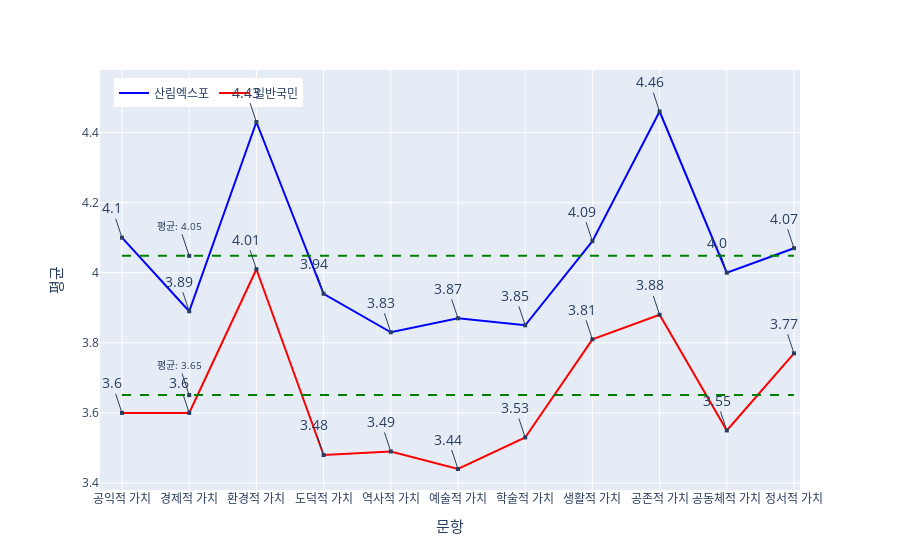

Notebook source saved alongside this figure:
### Code cell
import plotly.express as px
import plotly.graph_objects as go

# 그래프 생성
fig = go.Figure()

# 엑스포 그래프 추가
fig.add_trace(go.Scatter(x=expo_4_df['설문'], y=expo_4_df['평균'], mode='lines', name='산림엑스포', line=dict(color='blue')))
# 일반국민 그래프 추가
fig.add_trace(go.Scatter(x=common_4_df['설문'], y=common_4_df['평균'], mode='lines', name='일반국민', line=dict(color='red')))

# 각 지점에 숫자 표시하기
for i, row in expo_4_df.iterrows():
    fig.add_annotation(
        text=row['평균'],
        x=row['설문'],
        y=row['평균'],
        showarrow=True,
        arrowhead=7,
        font=dict(size=14)  # annotation 폰트
    )

# 두 번째 꺾은선 그래프의 annotation 추가
for i, row in common_4_df.iterrows():
    fig.add_annotation(
        text=row['평균'],
        x=row['설문'],
        y=row['평균'],
        showarrow=True,
        arrowhead=7,
        font=dict(size=14)  # annotation 폰트
    )

# 그래프 레이아웃 설정
fig.update_layout(
    xaxis_title='문항',
    yaxis_title='평균',
    margin=dict(l=100, r=20, t=50, b=50),  # 그래프 마진 조정
    yaxis_title_font=dict(
        size=15,  # Y 레이블 폰트 크기
    ),
    xaxis_title_font=dict(
        size=15,  # X 레이블 폰트 크기
    )
)
# 평균선 추가
average_line1 = expo_4_df['평균'].mean()  # 평균값 계산
average_line2 = common_4_df['평균'].mean()  # 평균값 계산
fig.add_shape(
    go.layout.Shape(
        type='line',
        x0=expo_4_df['설문'].tolist()[0],
        x1=expo_4_df['설문'].tolist()[-1],
        y0=average_line1,
        y1=average_line1,
        line=dict(color='green', width=2, dash='dash'),
    )
)
fig.add_shape(
    go.layout.Shape(
        type='line',
        x0=common_4_df['설문'].tolist()[0],
        x1=common_4_df['설문'].tolist()[-1],
        y0=average_line2,
        y1=average_line2,
        line=dict(color='green', width=2, dash='dash'),
    )
)

# 평균선에 평균을 나타내는 annotation 추가
fig.add_annotation(
    text=f'평균: {average_line1:.2f}',
    x=expo_4_df['설문'].min(),
    y=average_line1,
    showarrow=True,
    arrowhead=7,
    font=dict(size=10)
)
# 평균선에 평균을 나타내는 annotation 추가
fig.add_annotation(
    text=f'평균: {average_line2:.2f}',
    x=common_4_df['설문'].min(),
    y=average_line2,
    showarrow=True,
    arrowhead=7,
    font=dict(size=10)
)
# 범례 추가
fig.update_layout(legend=dict(orientation="h", x=0.02, y=0.98), showlegend=True)

# 여백 (margin) 조정
fig.update_layout(margin=dict(l=100, r=100, b=70, t=70))

# 그래프 그리기
fig.show()

### Figure 1 — Plotly figure (JSON) as saved in the notebook; plotly's stock layout.template omitted (floating-point values rounded to 4 significant figures)
{"data": [{"line": {"color": "blue"}, "mode": "lines", "name": "산림엑스포", "type": "scatter", "x": ["공익적 가치", "경제적 가치", "환경적 가치", "도덕적 가치", "역사적 가치", "예술적 가치", "학술적 가치", "생활적 가치", "공존적 가치", "공동체적 가치", "정서적 가치"], "y": [4.1, 3.89, 4.43, 3.94, 3.83, 3.87, 3.85, 4.09, 4.46, 4, 4.07]}, {"line": {"color": "red"}, "mode": "lines", "name": "일반국민", "type": "scatter", "x": ["공익적 가치", "경제적 가치", "환경적 가치", "도덕적 가치", "역사적 가치", "예술적 가치", "학술적 가치", "생활적 가치", "공존적 가치", "공동체적 가치", "정서적 가치"], "y": [3.6, 3.6, 4.01, 3.48, 3.49, 3.44, 3.53, 3.81, 3.88, 3.55, 3.77]}], "layout": {"annotations": [{"arrowhead": 7, "font": {"size": 14}, "showarrow": true, "text": "4.1", "x": "공익적 가치", "y": 4.1}, {"arrowhead": 7, "font": {"size": 14}, "showarrow": true, "text": "3.89", "x": "경제적 가치", "y": 3.89}, {"arrowhead": 7, "font": {"size": 14}, "showarrow": true, "text": "4.43", "x": "환경적 가치", "y": 4.43}, {"arrowhead": 7, "font": {"size": 14}, "showarrow": true, "text": "3.94", "x": "도덕적 가치", "y": 3.94}, {"arrowhead": 7, "font": {"size": 14}, "showarrow": true, "text": "3.83", "x": "역사적 가치", "y": 3.83}, {"arrowhead": 7, "font": {"size": 14}, "showarrow": true, "text": "3.87", "x": "예술적 가치", "y": 3.87}, {"arrowhead": 7, "font": {"size": 14}, "showarrow": true, "text": "3.85", "x": "학술적 가치", "y": 3.85}, {"arrowhead": 7, "font": {"size": 14}, "showarrow": true, "text": "4.09", "x": "생활적 가치", "y": 4.09}, {"arrowhead": 7, "font": {"size": 14}, "showarrow": true, "text": "4.46", "x": "공존적 가치", "y": 4.46}, {"arrowhead": 7, "font": {"size": 14}, "showarrow": true, "text": "4.0", "x": "공동체적 가치", "y": 4}, {"arrowhead": 7, "font": {"size": 14}, "showarrow": true, "text": "4.07", "x": "정서적 가치", "y": 4.07}, {"arrowhead": 7, "font": {"size": 14}, "showarrow": true, "text": "3.6", "x": "공익적 가치", "y": 3.6}, {"arrowhead": 7, "font": {"size": 14}, "showarrow": true, "text": "3.6", "x": "경제적 가치", "y": 3.6}, {"arrowhead": 7, "font": {"size": 14}, "showarrow": true, "text": "4.01", "x": "환경적 가치", "y": 4.01}, {"arrowhead": 7, "font": {"size": 14}, "showarrow": true, "text": "3.48", "x": "도덕적 가치", "y": 3.48}, {"arrowhead": 7, "font": {"size": 14}, "showarrow": true, "text": "3.49", "x": "역사적 가치", "y": 3.49}, {"arrowhead": 7, "font": {"size": 14}, "showarrow": true, "text": "3.44", "x": "예술적 가치", "y": 3.44}, {"arrowhead": 7, "font": {"size": 14}, "showarrow": true, "text": "3.53", "x": "학술적 가치", "y": 3.53}, {"arrowhead": 7, "font": {"size": 14}, "showarrow": true, "text": "3.81", "x": "생활적 가치", "y": 3.81}, {"arrowhead": 7, "font": {"size": 14}, "showarrow": true, "text": "3.88", "x": "공존적 가치", "y": 3.88}, {"arrowhead": 7, "font": {"size": 14}, "showarrow": true, "text": "3.55", "x": "공동체적 가치", "y": 3.55}, {"arrowhead": 7, "font": {"size": 14}, "showarrow": true, "text": "3.77", "x": "정서적 가치", "y": 3.77}, {"arrowhead": 7, "font": {"size": 10}, "showarrow": true, "text": "평균: 4.05", "x": "경제적 가치", "y": 4.048}, {"arrowhead": 7, "font": {"size": 10}, "showarrow": true, "text": "평균: 3.65", "x": "경제적 가치", "y": 3.651}], "legend": {"orientation": "h", "x": 0.02, "y": 0.98}, "margin": {"b": 70, "l": 100, "r": 100, "t": 70}, "shapes": [{"line": {"color": "green", "dash": "dash", "width": 2}, "type": "line", "x0": "공익적 가치", "x1": "정서적 가치", "y0": 4.048, "y1": 4.048}, {"line": {"color": "green", "dash": "dash", "width": 2}, "type": "line", "x0": "공익적 가치", "x1": "정서적 가치", "y0": 3.651, "y1": 3.651}], "showlegend": true, "xaxis": {"title": {"font": {"size": 15}, "text": "문항"}}, "yaxis": {"title": {"font": {"size": 15}, "text": "평균"}}}}
